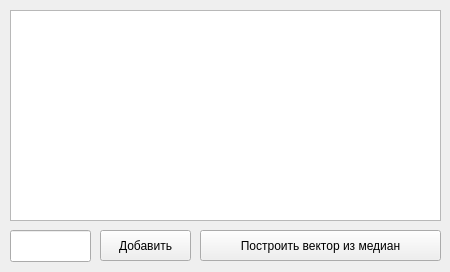
<?xml version="1.0" encoding="UTF-8"?>
<ui version="4.0">
 <class>MainWindow</class>
 <widget class="QMainWindow" name="MainWindow">
  <property name="geometry">
   <rect>
    <x>0</x>
    <y>0</y>
    <width>450</width>
    <height>272</height>
   </rect>
  </property>
  <property name="windowTitle">
   <string>MainWindow</string>
  </property>
  <widget class="QWidget" name="centralwidget">
   <widget class="QTextBrowser" name="textBrowser">
    <property name="geometry">
     <rect>
      <x>10</x>
      <y>10</y>
      <width>431</width>
      <height>211</height>
     </rect>
    </property>
    <property name="font">
     <font>
      <pointsize>11</pointsize>
     </font>
    </property>
   </widget>
   <widget class="QLineEdit" name="lineEdit">
    <property name="geometry">
     <rect>
      <x>10</x>
      <y>230</y>
      <width>81</width>
      <height>32</height>
     </rect>
    </property>
    <property name="font">
     <font>
      <pointsize>11</pointsize>
     </font>
    </property>
   </widget>
   <widget class="QPushButton" name="pushButton_add">
    <property name="geometry">
     <rect>
      <x>100</x>
      <y>230</y>
      <width>91</width>
      <height>31</height>
     </rect>
    </property>
    <property name="text">
     <string>Добавить</string>
    </property>
   </widget>
   <widget class="QPushButton" name="pushButton">
    <property name="geometry">
     <rect>
      <x>200</x>
      <y>230</y>
      <width>241</width>
      <height>31</height>
     </rect>
    </property>
    <property name="text">
     <string>Построить вектор из медиан</string>
    </property>
   </widget>
  </widget>
 </widget>
 <resources/>
 <connections/>
</ui>
